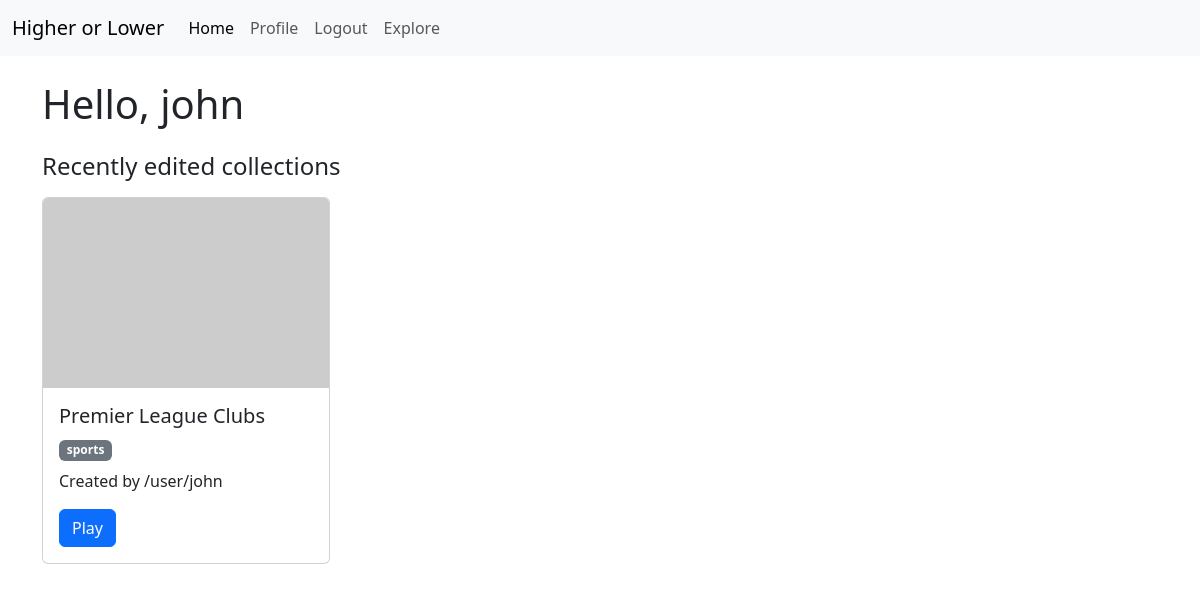
The app's page /index (signed in) with its own data.
### app/models.py (models this page shows, shortened)
class User(UserMixin, db.Model):
    id: so.Mapped[int] = so.mapped_column(primary_key=True)
    username: so.Mapped[str] = so.mapped_column(
        sa.String(50), index=True, unique=True, nullable=False
    )
    email: so.Mapped[str] = so.mapped_column(
        sa.String(120), index=True, unique=True, nullable=False
    )
    password_hash: so.Mapped[str] = so.mapped_column(
        sa.String(256), nullable=False, default=''
    )
    last_seen: so.Mapped[Optional[datetime]] = so.mapped_column(
        default=lambda: datetime.now(timezone.utc)
    )
    collections: so.WriteOnlyMapped['Collection'] = so.relationship(
        back_populates='creator', passive_deletes=True
    )
    leaderboards: so.WriteOnlyMapped['Leaderboard'] = so.relationship(
        back_populates='user', passive_deletes=True
    )
    favourites: so.WriteOnlyMapped['Favourite'] = so.relationship(
        back_populates='user', passive_deletes=True
    )
    collection_history: so.WriteOnlyMapped['CollectionHistory'] = so.relationship(
        back_populates='user', passive_deletes=True
    )
    following: so.WriteOnlyMapped['User'] = so.relationship(
        secondary=followers, primaryjoin=(followers.c.follower_id == id),
        secondaryjoin=(followers.c.followed_id == id),
        back_populates='followers')
    followers: so.WriteOnlyMapped['User'] = so.relationship(
        secondary=followers, primaryjoin=(followers.c.followed_id == id),
        secondaryjoin=(followers.c.follower_id == id),
        back_populates='following')
    def following_collections(self):
        Author = so.aliased(User)
        Follower = so.aliased(User)
        return (
            sa.select(Collection)
            .join(Collection.creator.of_type(Author))
            .join(Author.followers.of_type(Follower), isouter=True)
            .where(sa.or_(
                Follower.id == self.id,
                Author.id == self.id,
            ))
            .group_by(Collection)
            .order_by(Collection.name)
        )

class Collection(db.Model):
    id: so.Mapped[int] = so.mapped_column(primary_key=True)
    name: so.Mapped[str] = so.mapped_column(sa.String(100), nullable=False)
    image: so.Mapped[Optional[str]] = so.mapped_column(sa.String(255))
    creator_id: so.Mapped[int] = so.mapped_column(
        sa.ForeignKey(User.id), nullable=False
    )
    category: so.Mapped[CollectionCategory] = so.mapped_column(
        sa.Enum(CollectionCategory), nullable=False
    )
    creator: so.Mapped[User] = so.relationship(back_populates='collections')
    items: so.WriteOnlyMapped['Item'] = so.relationship(
        back_populates='collection', passive_deletes=True
    )
    leaderboards: so.WriteOnlyMapped['Leaderboard'] = so.relationship(
        back_populates='collection', passive_deletes=True
    )
    favourites: so.WriteOnlyMapped['Favourite'] = so.relationship(
        back_populates='collection', passive_deletes=True
    )
    history: so.WriteOnlyMapped['CollectionHistory'] = so.relationship(
        back_populates='collection', passive_deletes=True
    )

### app/routes.py (the view)
@app.route('/')
@app.route('/index')
@login_required
def index():
    form = CollectionForm()
    if form.validate_on_submit():
        collection = Collection(collection_name=form.collection_name.data, creator=current_user)
        db.session.add(collection)
        db.session.commit()
        flash('Your collection is now live!')
        return redirect(url_for('index'))
    collections = db.session.scalars(current_user.following_collections()).all()
    return render_template(
        'index.html',
        title='Home',
        form = form,
        collections = collections
    )

### app/models.py (called while the page is built)
@login.user_loader
def load_user(id):
    return db.session.get(User, int(id))

### app/routes.py (called while the page is built)
@app.before_request
def before_request():
    if current_user.is_authenticated:
        current_user.last_seen = datetime.now(timezone.utc)
        db.session.commit()

### app/templates/index.html
{% extends "base.html" %}
{% block content %}
    <h1 class="mb-4">Hello, {{ current_user.username }}</h1>
    <h2 class="h4 mb-3">Recently edited collections</h2>
    {% include 'card-list.html' %}
{% endblock %}

### app/templates/card-list.html
<div class="row row-cols-1 row-cols-md-4 g-4">
    {% for collection in collections %}
    <div class="col">
        {% include 'card.html' %}
    </div>
    {% endfor %}
</div>

### app/templates/card.html
<div class="card" style="width: 18rem;">
    <img src="https://placehold.co/600x400" class="card-img-top" alt="...">
    <div class="card-body">
        <h5 class="card-title">{{ collection.name }}</h5>
        <span class="badge bg-secondary mb-2">{{ collection.category.value }}</span>
        <p class="card-text">Created by {{ url_for('user', username=collection.creator.username) }}</p>
        <a href="#" class="btn btn-primary">Play</a>
    </div>
</div>

### records on screen
User: username "john", username "/user/john"
Collection: name "Premier League Clubs", category.value "sports"
